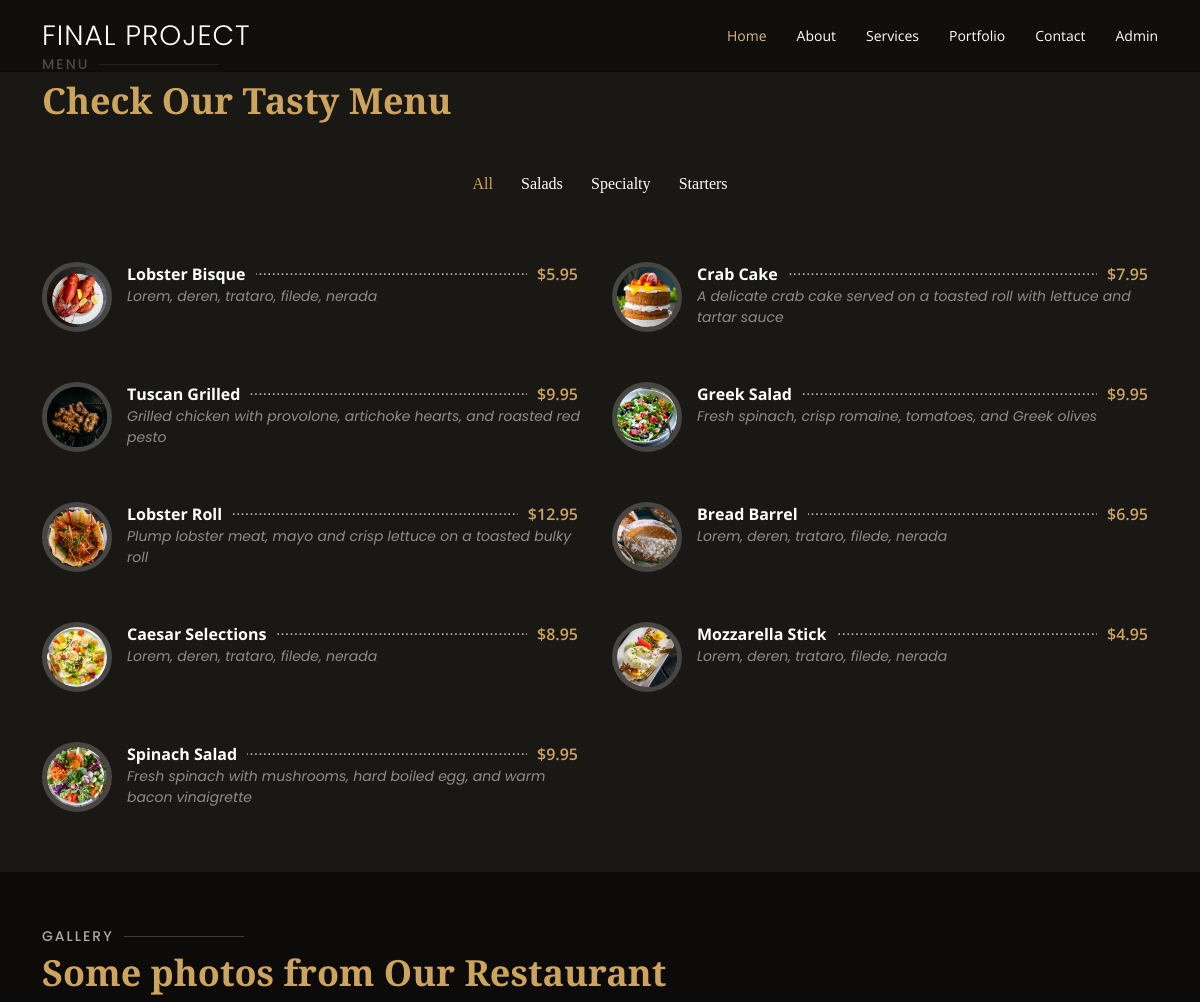
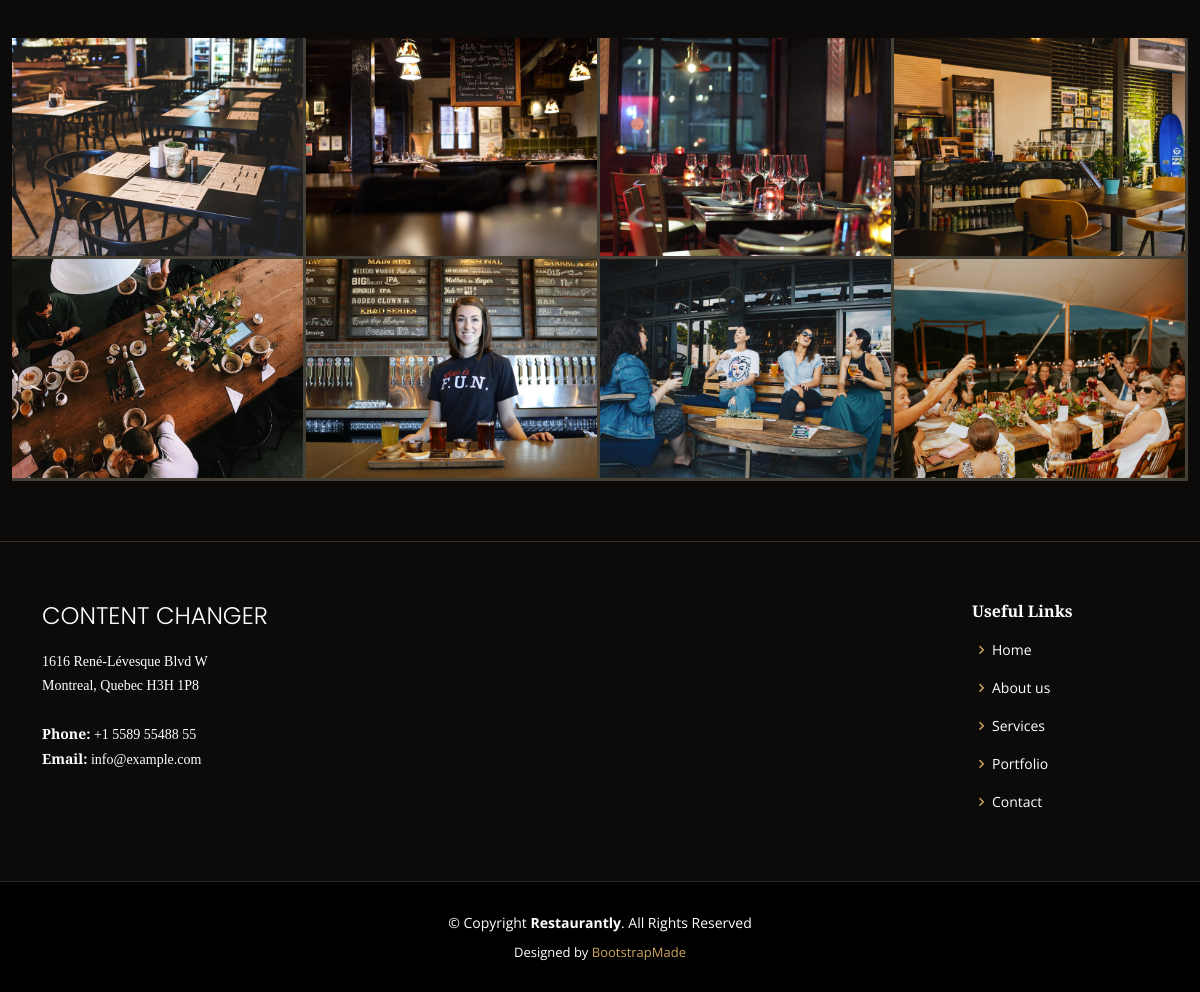
Screenshot of /Restaurantly/portfolio.php with the database file from the repository (2 pictures, top to bottom).
### tables this page shows
CREATE TABLE IF NOT EXISTS `menu` (
  `id` int NOT NULL AUTO_INCREMENT,
  `name` varchar(50) NOT NULL,
  `description` mediumtext NOT NULL,
  `price` decimal(10,2) NOT NULL,
  `picture` varchar(50) NOT NULL,
  `type` varchar(50) NOT NULL,
  PRIMARY KEY (`id`)
);

### model/DB_Manager2.class.php (called while the page is built, shortened)
<?php
class DB_Manager2
{
    private $db;
    public function __construct()
    {
        $host = "localhost";
        $user = "root";
        $pass = "";
        $dbname = "admin";
        try {
            $this->db = new PDO("mysql:host=$host;dbname=$dbname", $user, $pass);
            $this->db->setAttribute(PDO::ATTR_ERRMODE, PDO::ERRMODE_EXCEPTION);
            $this->db->setAttribute(PDO::ATTR_EMULATE_PREPARES, false);
        } catch (Exception $e) {
            die("Database Connection Error: " . $e->getMessage());
        }
    }
    public function get_all_menu()
    {
        $query = $this->db->query("SELECT * FROM menu");
        $array = $query->fetchAll(PDO::FETCH_ASSOC);
        return $array;
    }
    public function get_group_type()
    {
        $query = $this->db->query("SELECT * FROM menu GROUP BY type;");
        $array = $query->fetchAll(PDO::FETCH_ASSOC);
        return $array;
    }
}

### Restaurantly/portfolio.php (the view, shortened to what this page needs)
<?php
include_once "../model/DB_Manager2.class.php";
$database = new DB_Manager2();
$get_all_menu = $database->get_all_menu();
$get_group = $database->get_group_type();
?>
<!DOCTYPE html>
<html lang="en">
<head>
    <link href="assets/vendor/animate.css/animate.min.css" rel="stylesheet">
    <link href="assets/vendor/aos/aos.css" rel="stylesheet">
    <link href="assets/vendor/bootstrap/css/bootstrap.min.css" rel="stylesheet">
    <link href="assets/vendor/bootstrap-icons/bootstrap-icons.css" rel="stylesheet">
    <link href="assets/vendor/boxicons/css/boxicons.min.css" rel="stylesheet">
    <link href="assets/vendor/glightbox/css/glightbox.min.css" rel="stylesheet">
    <link href="assets/vendor/swiper/swiper-bundle.min.css" rel="stylesheet">
    <link href="assets/css/style.css" rel="stylesheet">
</head>
<body>
    <header id="header" class="fixed-top d-flex align-items-cente">
        <div class="container-fluid container-xl d-flex align-items-center justify-content-lg-between">
            <h1 class="logo me-auto me-lg-0">Final Project</a></h1>
            <nav id="navbar" class="navbar order-last order-lg-0">
                <ul>
                    <li><a class="nav-link scrollto active" href="index.php">Home</a></li>
                    <li><a class="nav-link scrollto" href="about.php">About</a></li>
                    <li><a class="nav-link scrollto" href="services.php">Services</a></li>
                    <li><a class="nav-link scrollto" href="portfolio.php">Portfolio</a></li>
                    <li><a class="nav-link scrollto" href="contact.php">Contact</a></li>
                    <li><a class="nav-link scrollto" href="../admin/login.php">Admin</a></li>
                </ul>
            </nav>
        </div>
    </header>
    <main id="main">
        <section id="menu" class="menu section-bg">
            <div class="container" data-aos="fade-up">
                <div class="section-title">
                    <h2>Menu</h2>
                    <p>Check Our Tasty Menu</p>
                </div>
                <div class="row" data-aos="fade-up" data-aos-delay="100">
                    <div class="col-lg-12 d-flex justify-content-center">
                        <ul id="menu-flters">
                            <li data-filter="*" class="filter-active">All</li>
                            <?php foreach ($get_group as $group) : ?>
                                <li data-filter=".filter-<?= $group['type'] ?>"><?= ucfirst($group['type']) ?></li>
                            <?php endforeach ?>
                        </ul>
                    </div>
                </div>
                <div class="row menu-container" data-aos="fade-up" data-aos-delay="200">
                    <?php foreach ($get_all_menu as $menu) : ?>
                        <div class="col-log-6 menu-item filter-<?= $menu['type'] ?>" style="width: 50%;">
                            <img name="port-pic1" src="assets/img/menu/<?= $menu['picture'] ?>" class="menu-img" alt="">
                            <div class="menu-content">
                                <a name="port-item1" href="#"><?= $menu['name'] ?></a><span>$<?= $menu['price'] ?></span>
                            </div>
                            <div name="port-ingredient1" class="menu-ingredients">
                                <?= $menu['description'] ?>
                            </div>
                        </div>
                    <?php endforeach ?>
                </div>
            </div>
        </section>
        <section id="gallery" class="gallery">
            <div class="container" data-aos="fade-up">
                <div class="section-title">
                    <h2>Gallery</h2>
                    <p>Some photos from Our Restaurant</p>
                </div>
            </div>
            <div class="container-fluid" data-aos="fade-up" data-aos-delay="100">
                <div class="row g-0">
                    <div class="col-lg-3 col-md-4">
                        <div class="gallery-item">
                            <a href="assets/img/gallery/gallery-1.jpg" class="gallery-lightbox" data-gall="gallery-item">
                                <img src="assets/img/gallery/gallery-1.jpg" alt="" class="img-fluid">
                            </a>
                        </div>
                    </div>
                    <div class="col-lg-3 col-md-4">
                        <div class="gallery-item">
                            <a href="assets/img/gallery/gallery-2.jpg" class="gallery-lightbox" data-gall="gallery-item">
                                <img src="assets/img/gallery/gallery-2.jpg" alt="" class="img-fluid">
                            </a>
                        </div>
                    </div>
                    <div class="col-lg-3 col-md-4">
                        <div class="gallery-item">
                            <a href="assets/img/gallery/gallery-3.jpg" class="gallery-lightbox" data-gall="gallery-item">
                                <img src="assets/img/gallery/gallery-3.jpg" alt="" class="img-fluid">
                            </a>
                        </div>
                    </div>
                    <div class="col-lg-3 col-md-4">
                        <div class="gallery-item">
                            <a href="assets/img/gallery/gallery-4.jpg" class="gallery-lightbox" data-gall="gallery-item">
                                <img src="assets/img/gallery/gallery-4.jpg" alt="" class="img-fluid">
                            </a>
                        </div>
                    </div>
                    <div class="col-lg-3 col-md-4">
                        <div class="gallery-item">
                            <a href="assets/img/gallery/gallery-5.jpg" class="gallery-lightbox" data-gall="gallery-item">
                                <img src="assets/img/gallery/gallery-5.jpg" alt="" class="img-fluid">
                            </a>
                        </div>
                    </div>
                    <div class="col-lg-3 col-md-4">
                        <div class="gallery-item">
                            <a href="assets/img/gallery/gallery-6.jpg" class="gallery-lightbox" data-gall="gallery-item">
                                <img src="assets/img/gallery/gallery-6.jpg" alt="" class="img-fluid">
                            </a>
                        </div>
                    </div>
                    <div class="col-lg-3 col-md-4">
                        <div class="gallery-item">
                            <a href="assets/img/gallery/gallery-7.jpg" class="gallery-lightbox" data-gall="gallery-item">
                                <img src="assets/img/gallery/gallery-7.jpg" alt="" class="img-fluid">
                            </a>
                        </div>
                    </div>
                    <div class="col-lg-3 col-md-4">
                        <div class="gallery-item">
                            <a href="assets/img/gallery/gallery-8.jpg" class="gallery-lightbox" data-gall="gallery-item">
                                <img src="assets/img/gallery/gallery-8.jpg" alt="" class="img-fluid">
                            </a>
                        </div>
                    </div>
                </div>
            </div>
        </section>
    </main>
    <?php
    include_once "./footer.php";
    ?>
    <div class="container">
        <div class="copyright">
            &copy; Copyright <strong><span>Restaurantly</span></strong>. All Rights Reserved
        </div>
        <div class="credits">
            Designed by <a href="https://bootstrapmade.com/">BootstrapMade</a>
        </div>
    </div>
</body>
</html>

### Restaurantly/footer.php
<footer id="footer">
    <div class="footer-top">
        <div class="container">
            <div style="display: flex;justify-content: space-between">
                <div class="col-lg-3 col-md-6">
                    <div class="footer-info">
                        <h3>Content Changer</h3>
                        <p>
                            1616 René-Lévesque Blvd W<br>
                        <p>
                            Montreal, Quebec H3H 1P8<br><br>   </p>
                        <p> <strong>Phone:</strong> +1 5589 55488 55<br>   </p>
                        <p><strong>Email:</strong> info@example.com<br>   </p>
                    </div>
                </div>
                <div class="col-lg-2 col-md-6 footer-links">
                    <h4>Useful Links</h4>
                    <ul>
                        <li><i class="bx bx-chevron-right"></i> <a href="index.php">Home</a></li>
                        <li><i class="bx bx-chevron-right"></i> <a href="about.php">About us</a></li>
                        <li><i class="bx bx-chevron-right"></i> <a href="services.php">Services</a></li>
                        <li><i class="bx bx-chevron-right"></i> <a href="portfolio.php">Portfolio</a></li>
                        <li><i class="bx bx-chevron-right"></i> <a href="contact.php">Contact</a></li>
                    </ul>
                </div>
            </div>
        </div>
    </div>

### rows the page displays
menu: type "Salads", picture (picture), name "Greek Salad", price "9.95", description "Fresh spinach, crisp romaine, tomatoes, and Greek olives"
menu: type "Specialty", picture (picture), name "Tuscan Grilled", price "9.95", description "Grilled chicken with provolone, artichoke hearts, and roasted red pesto"
menu: type "Starters", picture (picture), name "Lobster Bisque", price "5.95", description "Lorem, deren, trataro, filede, nerada"
menu: picture (picture), name "Crab Cake", price "7.95", description "A delicate crab cake served on a toasted roll with lettuce and tartar sauce"
menu: picture (picture), name "Lobster Roll", price "12.95", description "Plump lobster meat, mayo and crisp lettuce on a toasted bulky roll"
menu: picture (picture), name "Bread Barrel", price "6.95", description "Lorem, deren, trataro, filede, nerada"
menu: picture (picture), name "Caesar Selections", price "8.95", description "Lorem, deren, trataro, filede, nerada"
menu: picture (picture), name "Mozzarella Stick", price "4.95", description "Lorem, deren, trataro, filede, nerada"
menu: picture (picture), name "Spinach Salad", price "9.95", description "Fresh spinach with mushrooms, hard boiled egg, and warm bacon vinaigrette"
